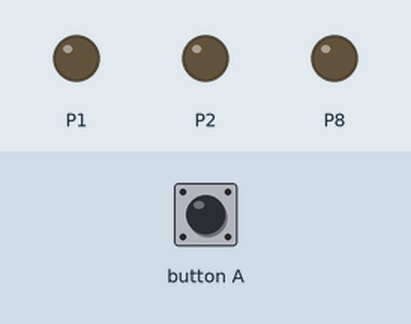
The program below on a simulated BBC micro:bit (MakeCode). Shown: output pins drawn as LEDs (lit = HIGH). Inputs (shaded band) come from the test bench.

Above: at 1.2 s.
1.3 s: button A pressed for 0.15 s
At 2.0 s:
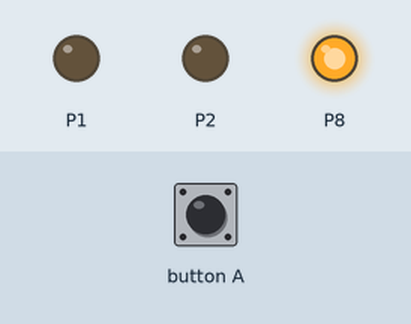
Timing chart, 0 to 4.3 s (numbered marks = the images above; inputs shaded):
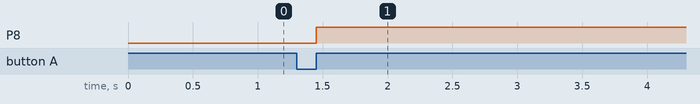

Measured:
- after the input at 1.3 s, P8: LOW → HIGH after 0.15 s

The program:

main.ts
```typescript
input.onButtonPressed(Button.A, function () {
    if (couleur == 0) {
        rouge()
    } else {
        rouge_mais_étein()
    }
})
function rouge_mais_étein () {
    pins.analogWritePin(AnalogPin.P1, 0)
    pins.analogWritePin(AnalogPin.P2, 0)
    pins.analogWritePin(AnalogPin.P8, 0)
    couleur = 0
}
function rouge () {
    pins.analogWritePin(AnalogPin.P1, 0)
    pins.analogWritePin(AnalogPin.P2, 0)
    pins.analogWritePin(AnalogPin.P8, 1023)
    couleur = 1
}
let couleur = 0
couleur = 0
basic.forever(function () {

})
```

test.ts
```typescript
// les tests vont ici ; cela ne sera pas compilé si ce paquet est utilisé en tant qu'extension.
```
